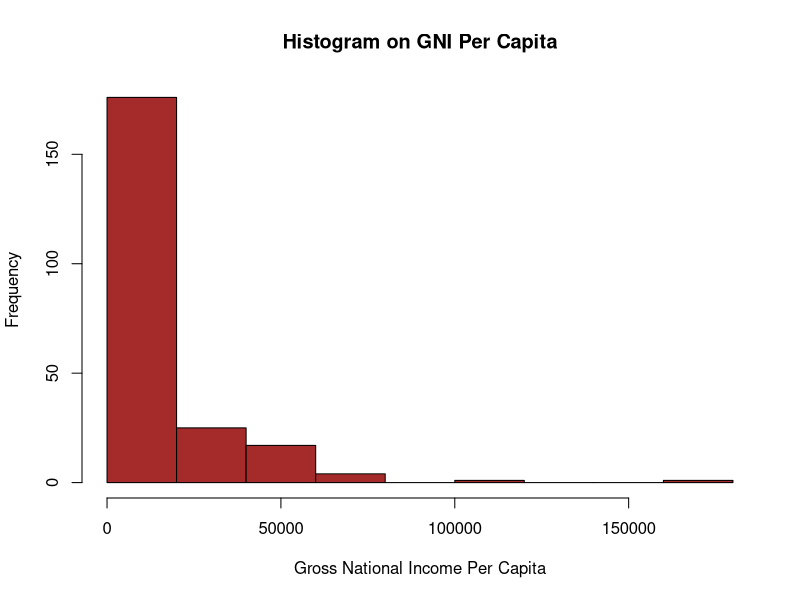
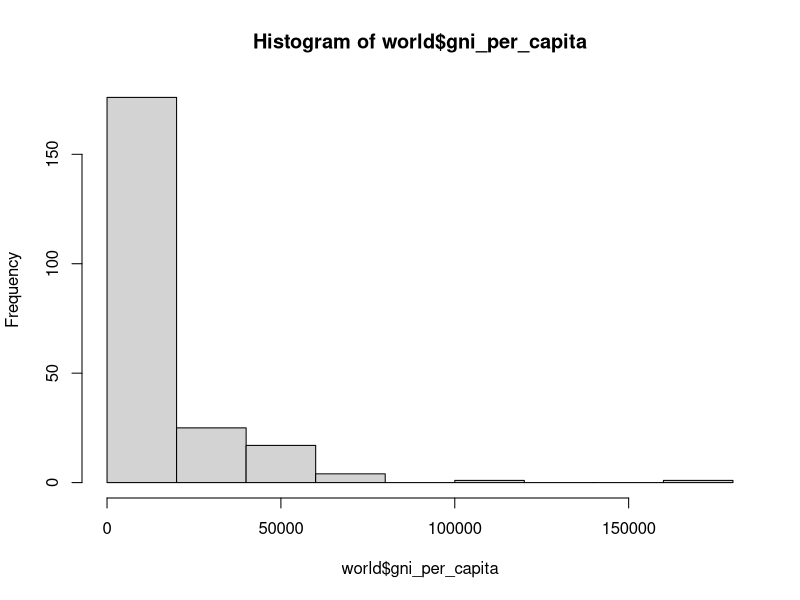
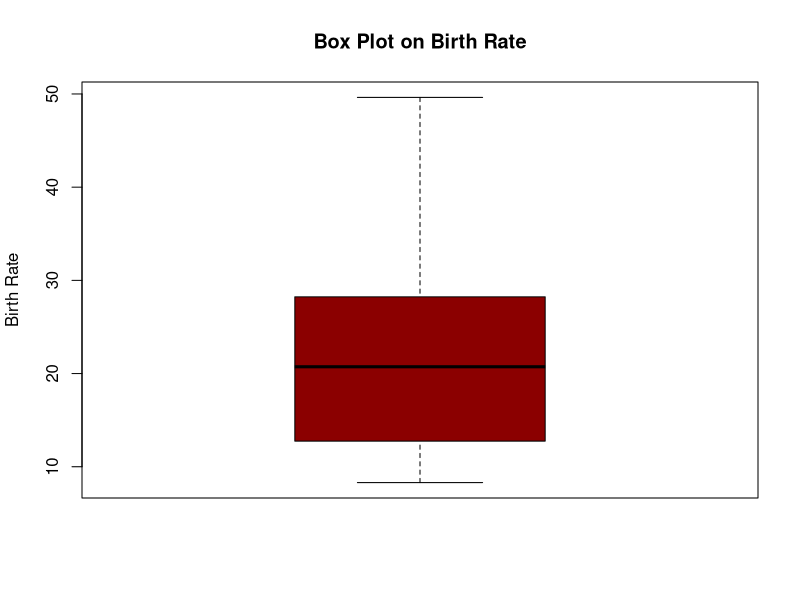
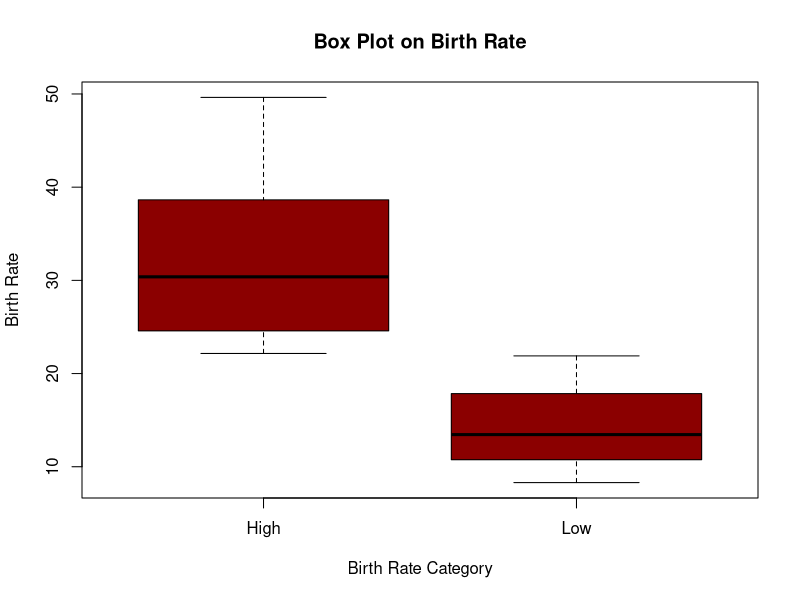
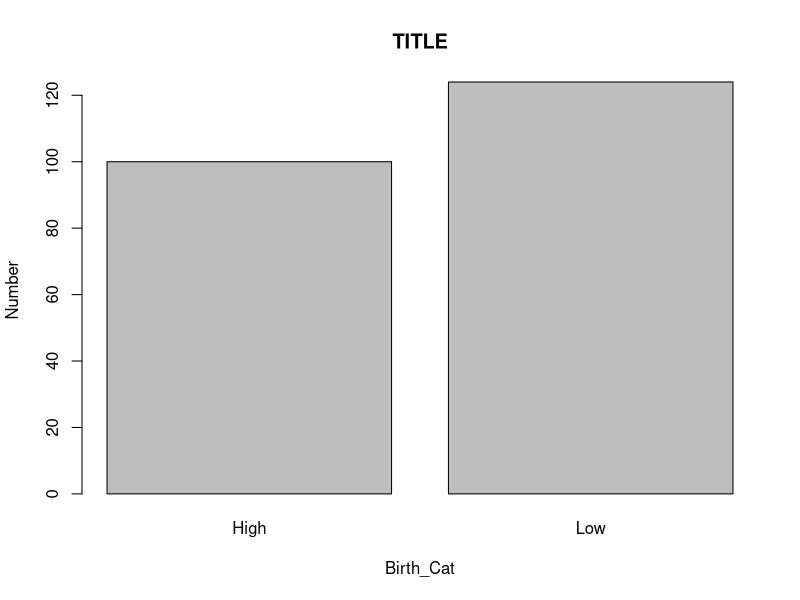
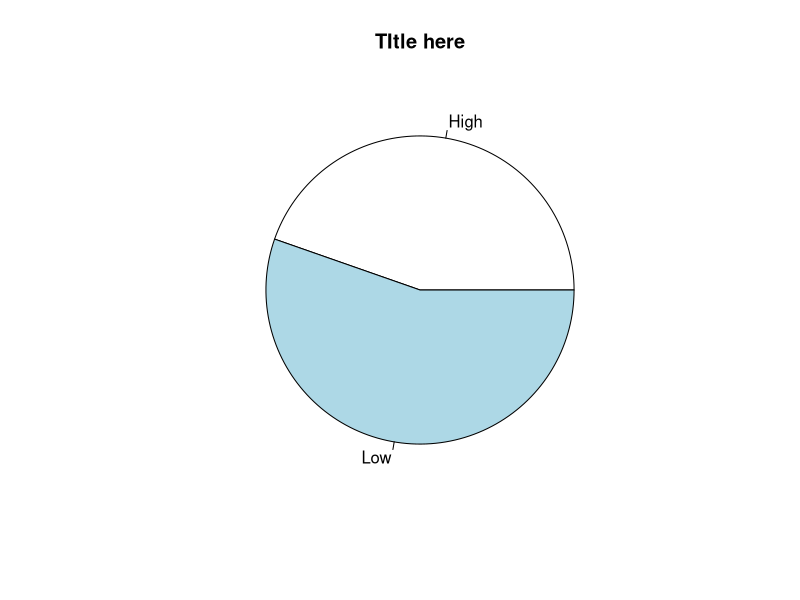
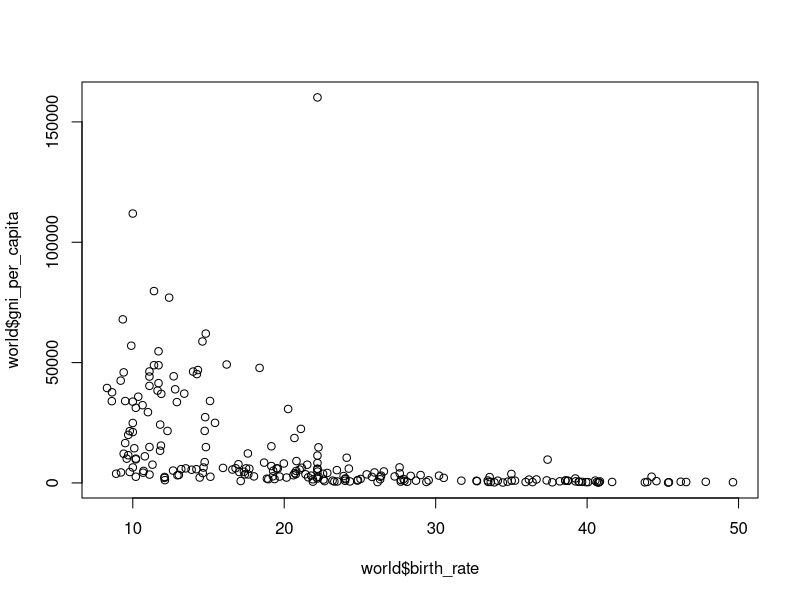
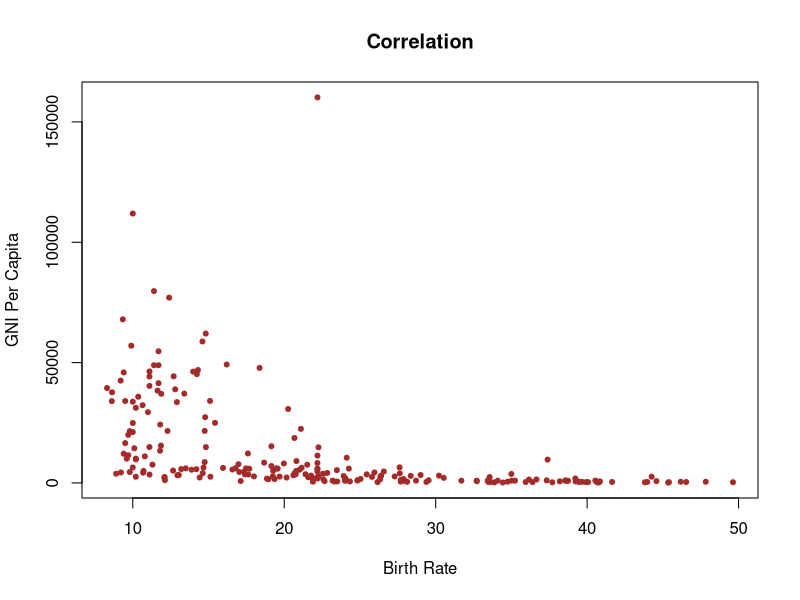

These figures' R source, in order:
##-----------------------------------------------------------
## Set working directory
##-----------------------------------------------------------

setwd("E:\\R Training Learnbay\\Week 3 classes")

###------------------------------------------------------------
### Data Read
###------------------------------------------------------------

world <- read.csv("worldbank.csv",stringsAsFactors = F)

###------------------------------------------------------------
### Check the variables 
###------------------------------------------------------------

str(world)

###------------------------------------------------------------
### Univariate Analysis:
###------------------------------------------------------------

# Generate summary statistics
summary(world$energy_use_percapita)


######---------------------------------------------------------
###### Generate histograms to check distributions
#########-----------------------------------------------

hist(world$gni_per_capita, col = "brown",         #col is the colour to fill the bars 
     main = "Histogram on GNI Per Capita",        #To set the title of the histogram
     xlab = "Gross National Income Per Capita",   #x axis name(x label)
     ylab = "Frequency",                          #y axis name (y label)
     breaks=10                                   #To specify the bin width.So,the x axis is getting broken in 10 points
     #plot=FALSE                         
)  

hist(world$gni_per_capita)                      #Takes the by default values

############################-------------------
# BoxPlot 
#########---------------------------------------

#Function for finding the quartile values...25th ,50th (median) , 75th and 100th percentile
quantile(world$birth_rate,probs=c(0,.25,.5,.75,1))

#Function to find interquartile range(75th percentile - 25th percentile)
IQR(world$birth_rate)    

#Range - Min and maximum value
range(world$birth_rate)

boxplot(world$birth_rate, 
        ylab="Birth Rate",
        col = "darkred",
        #plot=F
        main = "Box Plot on Birth Rate")

#Plotting multiple box plots by a categorical variable
boxplot(world$birth_rate ~ world$birthCat, 
        ylab="Birth Rate",
        col = "darkred",
        main = "Box Plot on Birth Rate",
        xlab = "Birth Rate Category")


########------------------------------------------------
#### Bar chart and pie chart----------------------
######----------------------------------------------
count_1 <- table(world$birthCat)

#Bar chart
barplot(count_1,
        main="TITLE",
        xlab="Birth_Cat",
        ylab="Number"
        #las=1                      
        #las parameter is used for letting the y axis labels appear horizantally
)

#Pie chart
pie(count_1,main="TItle here")


###------------------------------------------------------------
###  Using plot function
###------------------------------------------------------------

# Check relationships- Calculating correlation factor-Pearson's correlation factor
cor(world$birth_rate, 
    world$gni_per_capita)

#Graphically examine relationship between birth rate nad gni_per_capita
plot(world$birth_rate,         #1st variable will be on x axis
     world$gni_per_capita)     #2nd variable will be on y axis

plot(world$birth_rate, 
     world$gni_per_capita, 
     main = "Correlation",
     xlab = "Birth Rate", 
     ylab = "GNI Per Capita", 
     col = "brown",                       #Colour of the dots
     cex=1,                               #Size of the plotting character
     pch=20                               #TYpe of plotting character
)


#Further modifications that can be added 
#cex.main=1.5                    #Changing size of main title
#cex.lab=1.5                      #Changing size of x & y labels
#cex.axis=.7                      #chaning size of x & y values
#font.main=3                      #Changing font type of main
#col.main                         #Changing the colours
#col.lab
#col.axis
#pch="w"                          #w will be used as plotting character
#type=l                           #for lie graph using plot function


###------------------------------------------------------------
###  Plotting with qplot(quick plot)- comes under ggplot2
###------------------------------------------------------------
library(ggplot2)
dev.off()
data(diamonds)
dsmall <- diamonds[sample(nrow(diamonds), 100), ] #Randomly sampling 100 rows



# geom - describes the type of object that is used to 
# display the data
# 'point' - produce scatter plot
# 'boxplot' - produce box and whiskers plot
# 'bar' - bar chart

###------------------------------------------------------------
### Scatterplots
###------------------------------------------------------------

qplot(carat, price, data = dsmall, geom = c("point"),colour="brown")

###------------------------------------------------------------
### Boxplots using qplot
###------------------------------------------------------------

qplot(x = birthCat, y = birth_rate, data = world, 
      geom = "boxplot", 
      main="Box Plot on Birth Rate",
      xlab="Birth Rate Category", ylab="Birth Rate")

###------------------------------------------------------------
### Histograms
###------------------------------------------------------------


qplot(gni_per_capita, data = world, geom = "histogram", binwidth = 10000,
      colour="brown")


###------------------------------------------------------------
### Bar plots
###------------------------------------------------------------

qplot(birthCat, data = world, geom = "bar", fill = I('brown'),
      main = "TITLE")


